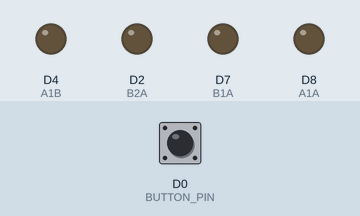
This sketch was run on a simulated ESP8266 (NodeMCU). Parts: output pins drawn as LEDs (lit = HIGH). The inputs (shaded band) are chosen by the test bench; at power-on: D0 (BUTTON_PIN) HIGH.

Above: at 1.2 s.
1.3 s: D0 (BUTTON_PIN) pulled LOW for 0.25 s
At 2.3 s:
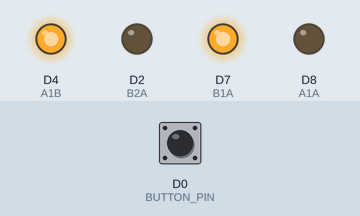
4.5 s: D0 (BUTTON_PIN) pulled LOW for 1 s
At 4.9 s:
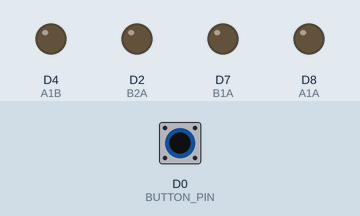
7.0 s: D0 (BUTTON_PIN) pulled LOW for 3.2 s
At 10.1 s:
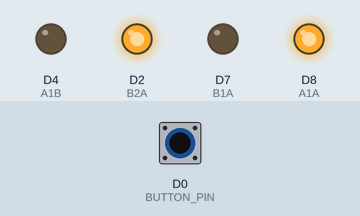
Timing chart, 0 to 19.2 s (numbered marks = the images above; inputs shaded):
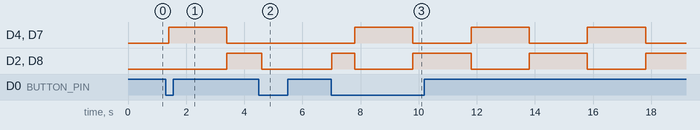

The sketch:

button-pause-tester.ino
```cpp
/******************************************************************************
 * Button Pause Function Tester
 *
 * Rules:
 * - Motor changes direction every 2 seconds
 * - Press button to start/pause motor movement
 *
 * Uses prederminated pin values
 ******************************************************************************/

const int BUTTON_PIN = D0;
const int A1A = D8;
const int A1B = D4;
const int B1A = D7;
const int B2A = D2;

const int moveDuration = 2000;
const unsigned long loopDelay = 200;

enum Direction
{
  FORWARD,
  BACKWARD
};

bool buttonEnabled = true;

long lastDirectionChangeTime = 0;
long pauseTime = 0;

bool isRunning = false;
Direction currentDirection = Direction::FORWARD;

void setup()
{
  pinMode(BUTTON_PIN, INPUT);

  pinMode(A1A, OUTPUT);
  pinMode(A1B, OUTPUT);

  pinMode(B1A, OUTPUT);
  pinMode(B2A, OUTPUT);
}

void loop()
{
  const int buttonState = digitalRead(BUTTON_PIN);
  const bool isButtonPressed = buttonState == LOW && buttonEnabled;
  const bool isButtonReleased = buttonState == HIGH;

  long currentTime = millis();

  if (isButtonPressed)
  {
    _onButtonPressed();
    buttonEnabled = false;
  }
  if (isButtonReleased)
  {
    buttonEnabled = true;
  }

  if (isRunning)
  {
    if (currentTime - lastDirectionChangeTime >= moveDuration)
    {
      lastDirectionChangeTime = currentTime;
      _changeDirection();
    }

    switch (currentDirection)
    {
    case Direction::FORWARD:
      _moveForward();
      break;
    case Direction::BACKWARD:
      _moveBackward();
      break;
    default:
      break;
    }
  }
  else
  {
    _stop();
  }

  delay(loopDelay);
}

void _changeDirection()
{
  switch (currentDirection)
  {
  case Direction::FORWARD:
    currentDirection = Direction::BACKWARD;
    break;
  case Direction::BACKWARD:
    currentDirection = Direction::FORWARD;
    break;
  default:
    break;
  }
}

// Sets isRunning boolean status, pause time is applied to movement duration
void _onButtonPressed()
{
  long currentTime = millis();
  isRunning = !isRunning;

  if (isRunning)
  {
    long pauseDuration = currentTime - pauseTime;
    lastDirectionChangeTime += pauseDuration;
  }
  else
  {
    pauseTime = currentTime;
  }
}

void _stop()
{
  digitalWrite(A1A, LOW);
  digitalWrite(A1B, LOW);
  digitalWrite(B1A, LOW);
  digitalWrite(B2A, LOW);
}

void _moveForward()
{
  digitalWrite(A1A, LOW);
  digitalWrite(A1B, HIGH);
  digitalWrite(B1A, HIGH);
  digitalWrite(B2A, LOW);
}

void _moveBackward()
{
  digitalWrite(A1A, HIGH);
  digitalWrite(A1B, LOW);
  digitalWrite(B1A, LOW);
  digitalWrite(B2A, HIGH);
}
```

Measured:
- after the input at 1.3 s, D4 (A1B), D7 (B1A): LOW → HIGH after 0.10 s, → LOW 2.0 s later; D2 (B2A), D8 (A1A): LOW → HIGH after 2.1 s
- after the input at 4.5 s, D4 (A1B), D7 (B1A): stays LOW (without the input it goes to HIGH after 0.90 s); D2 (B2A), D8 (A1A): HIGH → LOW after 0.10 s instead of 0.90 s
- after the input at 7.0 s, D4 (A1B), D7 (B1A): alternates HIGH for 2.0 s and LOW for 2.0 s, starting after 0.80 s; D2 (B2A), D8 (A1A): LOW → HIGH at once, then repeats every 4.0 s: LOW 2.0 s, HIGH 2.0 s
